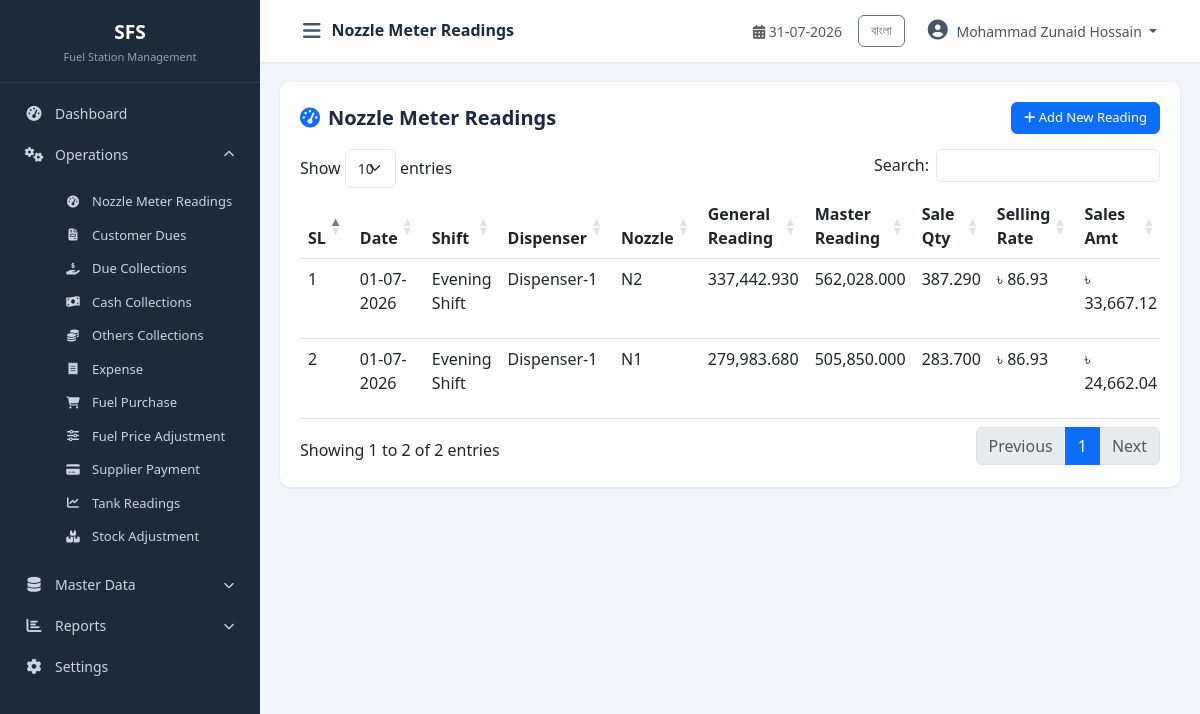
The page /modules/operations/nozzle_reading.php (signed in) on the database its author committed.
### tables this page shows
CREATE TABLE `cfg_companyprofile` (
  `CompanyID` int(11) NOT NULL,
  `CompanyCode` varchar(20) NOT NULL,
  `CompanyName` varchar(200) NOT NULL,
  `CompanyNameBN` varchar(200) DEFAULT NULL,
  `ShortName` varchar(50) DEFAULT NULL,
  `ProprietorName` varchar(150) DEFAULT NULL,
  `ContactPerson` varchar(150) DEFAULT NULL,
  `MobileNo` varchar(20) DEFAULT NULL,
  `PhoneNo` varchar(20) DEFAULT NULL,
  `Email` varchar(100) DEFAULT NULL,
  `Website` varchar(150) DEFAULT NULL,
  `BusinessType` varchar(100) DEFAULT NULL,
  `Address` varchar(500) DEFAULT NULL,
  `City` varchar(100) DEFAULT NULL,
  `District` varchar(100) DEFAULT NULL,
  `PostalCode` varchar(20) DEFAULT NULL,
  `Country` varchar(100) DEFAULT NULL,
  `Logo` varchar(255) DEFAULT NULL,
  `Favicon` varchar(255) DEFAULT NULL,
  `CurrencyCode` varchar(10) DEFAULT 'BDT',
  `CurrencySymbol` varchar(10) DEFAULT '৳',
  `TimeZone` varchar(100) DEFAULT 'Asia/Dhaka',
  `DateFormat` varchar(20) DEFAULT 'dd-MM-yyyy',
  `TimeFormat` varchar(20) DEFAULT '24 Hour',
  `FinancialYearStart` date DEFAULT NULL,
  `FinancialYearEnd` date DEFAULT NULL,
  `DefaultShiftID` int(11) DEFAULT NULL,
  `DefaultLanguage` varchar(20) DEFAULT 'English',
  `AllowNegativeStock` bit(1) DEFAULT b'0',
  `AutoBackup` bit(1) DEFAULT b'1',
  `BackupPath` varchar(500) DEFAULT NULL,
  `CreatedBy` int(11) DEFAULT NULL,
  `CreatedAt` datetime DEFAULT current_timestamp(),
  `UpdatedBy` int(11) DEFAULT NULL,
  `UpdatedAt` datetime DEFAULT NULL,
  `IsActive` bit(1) DEFAULT b'1',
  `IsDeleted` bit(1) DEFAULT b'0'
);

CREATE TABLE `trx_nozzlereading` (
  `NozzleReadingID` int(11) NOT NULL,
  `ReadingDate` date NOT NULL,
  `ShiftID` int(11) NOT NULL COMMENT 'Logical FK -> mst_Shift.ShiftID',
  `StationID` int(11) NOT NULL COMMENT 'Logical FK -> mst_Station.StationID',
  `DisID` int(11) NOT NULL COMMENT 'Logical FK -> mst_Pump.PumpID',
  `NozzleID` int(11) NOT NULL COMMENT 'Logical FK -> mst_Nozzle.NozzleID',
  `GeneralReading` decimal(14,3) NOT NULL,
  `MasterReading` decimal(14,3) NOT NULL,
  `PreviousGeneral` decimal(14,3) NOT NULL DEFAULT 0.000,
  `PreviousMaster` decimal(14,3) NOT NULL DEFAULT 0.000,
  `DiffGeneral` decimal(14,3) GENERATED ALWAYS AS (`GeneralReading` - `PreviousGeneral`) STORED,
  `DiffMaster` decimal(14,3) GENERATED ALWAYS AS (`MasterReading` - `PreviousMaster`) STORED,
  `Notes` varchar(255) DEFAULT NULL,
  `RecordedAt` datetime NOT NULL DEFAULT current_timestamp(),
  `CreatedBy` int(11) DEFAULT NULL,
  `CreatedAt` datetime NOT NULL DEFAULT current_timestamp(),
  `UpdatedBy` int(11) DEFAULT NULL,
  `UpdatedAt` datetime NOT NULL DEFAULT current_timestamp() ON UPDATE current_timestamp(),
  `IsActive` tinyint(1) NOT NULL DEFAULT 1,
  `IsDeleted` tinyint(1) NOT NULL DEFAULT 0,
  `SaleQuantity` decimal(18,3) NOT NULL DEFAULT 0.000,
  `SellingRate` decimal(18,3) NOT NULL DEFAULT 0.000,
  `PurchaseRate` decimal(18,3) NOT NULL DEFAULT 0.000,
  `SalesAmt` decimal(18,2) NOT NULL DEFAULT 0.00,
  `CommissionRate` decimal(18,3) NOT NULL DEFAULT 0.000,
  `CommissionAmt` decimal(18,2) NOT NULL DEFAULT 0.00
);

CREATE TABLE `mst_shift` (
  `ShiftID` int(11) NOT NULL,
  `ShiftName` varchar(100) NOT NULL,
  `StartTime` time DEFAULT NULL,
  `EndTime` time DEFAULT NULL,
  `CreatedBy` int(11) DEFAULT NULL,
  `CreatedAt` datetime NOT NULL DEFAULT current_timestamp(),
  `UpdatedBy` int(11) DEFAULT NULL,
  `UpdatedAt` datetime NOT NULL DEFAULT current_timestamp() ON UPDATE current_timestamp(),
  `IsActive` tinyint(1) NOT NULL DEFAULT 1,
  `IsDeleted` tinyint(1) NOT NULL DEFAULT 0
);

CREATE TABLE `mst_dispenser` (
  `DisID` int(11) NOT NULL,
  `DisName` varchar(100) NOT NULL,
  `DisCode` varchar(30) DEFAULT NULL,
  `CreatedBy` int(11) DEFAULT NULL,
  `CreatedAt` datetime NOT NULL DEFAULT current_timestamp(),
  `UpdatedBy` int(11) DEFAULT NULL,
  `UpdatedAt` datetime NOT NULL DEFAULT current_timestamp() ON UPDATE current_timestamp(),
  `IsActive` tinyint(1) NOT NULL DEFAULT 1,
  `IsDeleted` tinyint(1) NOT NULL DEFAULT 0
);

CREATE TABLE `mst_nozzle` (
  `NozzleID` int(11) NOT NULL,
  `DisID` int(11) NOT NULL COMMENT 'Logical FK -> mst_Pump.PumpID',
  `NozzleNo` int(11) NOT NULL,
  `FuelTypeID` int(11) NOT NULL COMMENT 'Logical FK -> mst_FuelType.FuelTypeID',
  `TankGroupID` int(11) DEFAULT NULL COMMENT 'Logical FK -> mst_TankGroup.TankGroupID',
  `OpeningGeneral` decimal(14,3) NOT NULL DEFAULT 0.000,
  `NozzleName` varchar(50) NOT NULL DEFAULT '',
  `OpeningMaster` decimal(14,3) NOT NULL DEFAULT 0.000,
  `CreatedBy` int(11) DEFAULT NULL,
  `CreatedAt` datetime NOT NULL DEFAULT current_timestamp(),
  `UpdatedBy` int(11) DEFAULT NULL,
  `UpdatedAt` datetime NOT NULL DEFAULT current_timestamp() ON UPDATE current_timestamp(),
  `IsActive` tinyint(1) NOT NULL DEFAULT 1,
  `IsDeleted` tinyint(1) NOT NULL DEFAULT 0
);

### includes/Query.php (called while the page is built, shortened)
<?php
class Query
{
    private $pdo;
    private static $instance = null;
    public function __construct($host = DB_HOST, $dbname = DB_NAME, $username = DB_USER, $password = DB_PASS, $charset = 'utf8mb4')
    {
        $dsn = "mysql:host={$host};dbname={$dbname};charset={$charset}";
        $options = [
            PDO::ATTR_ERRMODE            => PDO::ERRMODE_EXCEPTION,
            PDO::ATTR_DEFAULT_FETCH_MODE => PDO::FETCH_OBJ,
            PDO::ATTR_EMULATE_PREPARES   => false,
        ];
        try {
            $this->pdo = new PDO($dsn, $username, $password, $options);
        } catch (PDOException $e) {
            die("Database Connection Failed: " . $e->getMessage());
        }
    }
    public static function getInstance()
    {
        if (self::$instance === null) {
            self::$instance = new self();
        }
        return self::$instance;
    }
    public function index($sql, $params = [])
    {
        try {
            $this->stmt = $this->pdo->prepare($sql);
            $this->stmt->execute($params);
            return $this->stmt->fetchAll(PDO::FETCH_OBJ);
        } catch (PDOException $e) {
            die("Query Error: " . $e->getMessage() . "<br>SQL: " . $sql);
        }
    }
}

### config/database.php (called while the page is built, shortened)
<?php
require_once __DIR__ . '/../includes/Query.php';
$objQuery = Query::getInstance();

### includes/functions.php (called while the page is built, shortened)
<?php
function db()
{
    global $objQuery;
    return $objQuery;
}
function getCompanyInfo($key = null)
{
    $sql = "SELECT * FROM cfg_companyprofile WHERE CompanyID = 1 AND IsActive = 1 AND IsDeleted = 0";
    $data = db()->index($sql);
    if (!empty($data)) {
        $company = $data[0];
        return $company;
    }
    return null;
}
function getSetting($key)
{
    $sql = "SELECT SettingValue FROM cfg_systemsetting WHERE SettingKey = ? AND IsActive = 1 AND IsDeleted = 0";
    $data = db()->index($sql, [$key]);
    if (!empty($data)) {
        return $data[0]->SettingValue;
    }
    return null;
}
function formatDate($date, $format = 'd-m-Y')
{
    $timestamp = strtotime($date);
    return date($format, $timestamp);
}
function getUserName()
{
    return $_SESSION['user_name'] ?? null;
}
function currentLang()
{
    return $_SESSION['lang'] ?? 'en';
}
function t($key)
{
    $lang = currentLang();
    return $translations[$lang][$key] ?? $key;
}

### modules/operations/nozzle_reading.php (the view, shortened to what this page needs)
<?php
$pageTitle = 'Nozzle Meter Readings';
require_once __DIR__ . '/../../includes/header.php';
require_once __DIR__ . '/../../includes/sidebar.php';
$data = $objQuery->index("SELECT nr.*, s.ShiftName, d.DisName, n.NozzleName FROM trx_nozzlereading nr LEFT JOIN mst_shift s ON nr.ShiftID=s.ShiftID LEFT JOIN mst_dispenser d ON nr.DisID=d.DisID LEFT JOIN mst_nozzle n ON nr.NozzleID=n.NozzleID WHERE nr.IsDeleted=0 ORDER BY nr.ReadingDate DESC, nr.NozzleReadingID DESC");
$isMeterReadingReadOnlySetting = getSetting('IsMeterReadingReadOnly');
?>
<div class="table-container">
    <div class="table-header">
        <h5><i class="fas fa-tachometer-alt text-primary me-2"></i><?php echo t('Nozzle Meter Readings'); ?></h5>
        <button class="btn btn-primary btn-sm" data-bs-toggle="modal" data-bs-target="#addModal"><i class="fas fa-plus"></i> Add New Reading</button>
    </div>
    <table class="table table-hover datatable">
        <thead><tr><th>SL</th><th>Date</th><th>Shift</th><th>Dispenser</th><th>Nozzle</th><th>General Reading</th><th>Master Reading</th><th>Sale Qty</th><th>Selling Rate</th><th>Sales Amt</th><th>Actions</th></tr></thead>
        <tbody><?php $sl=1; foreach($data as $row): ?><tr>
            <td><?php echo $sl++; ?></td>
            <td><?php echo formatDate($row->ReadingDate); ?></td>
            <td><?php echo htmlspecialchars($row->ShiftName ?? 'N/A'); ?></td>
            <td><?php echo htmlspecialchars($row->DisName ?? 'N/A'); ?></td>
            <td><?php echo htmlspecialchars($row->NozzleName ?? 'N/A'); ?></td>
            <td><?php echo number_format($row->GeneralReading, 3); ?></td>
            <td><?php echo number_format($row->MasterReading, 3); ?></td>
            <td><?php echo number_format($row->SaleQuantity, 3); ?></td>
            <td><?php echo $currencySymbol.' '.number_format($row->SellingRate, 2); ?></td>
            <td><?php echo $currencySymbol.' '.number_format($row->SalesAmt, 2); ?></td>
        </tr><?php endforeach; ?></tbody>
    </table>
</div>
<?php require_once __DIR__ . '/../../includes/footer.php'; ?>

### includes/sidebar.php (shortened to what this page needs)
<?php
$currentPage = basename($_SERVER['PHP_SELF']);
$langToggle = currentLang() === 'bn' ? 'en' : 'bn';
$langLabel = currentLang() === 'bn' ? 'English' : 'বাংলা';
?>
<nav id="sidebar" class="sidebar">
    <div class="sidebar-header">
        <h5 class="mb-0"><?php echo $shortName ?? 'FDP'; ?></h5>
        <small class="text-muted"><?php echo t('Fuel Station Management'); ?></small>
    </div>
    <ul class="nav flex-column">
        <li class="nav-item">
            <a class="nav-link <?php echo ($currentPage == 'dashboard.php' || $currentPage == 'index.php') ? 'active' : ''; ?>" href="<?php echo BASE_URL; ?>dashboard.php">
                <i class="fas fa-tachometer-alt"></i> <span><?php echo t('Dashboard'); ?></span>
            </a>
        </li>
        <li class="nav-item">
            <a class="nav-link" data-bs-toggle="collapse" href="#operationsMenu" role="button" aria-expanded="true">
                <i class="fas fa-cogs"></i> <span><?php echo t('Operations'); ?></span>
                <i class="fas fa-chevron-down ms-auto"></i>
            </a>
            <div class="collapse show" id="operationsMenu">
                <ul class="nav flex-column ms-3">
                    <li class="nav-item"><a class="nav-link small" href="<?php echo BASE_URL; ?>modules/operations/nozzle_reading.php"><i class="fas fa-tachometer-alt"></i> <?php echo t('Nozzle Meter Readings'); ?></a></li>
                    <li class="nav-item"><a class="nav-link small" href="<?php echo BASE_URL; ?>modules/operations/customer_due.php"><i class="fas fa-file-invoice"></i> <?php echo t('Customer Dues'); ?></a></li>
                    <li class="nav-item"><a class="nav-link small" href="<?php echo BASE_URL; ?>modules/operations/due_collection.php"><i class="fas fa-hand-holding-usd"></i> <?php echo t('Due Collections'); ?></a></li>
                    <li class="nav-item"><a class="nav-link small" href="<?php echo BASE_URL; ?>modules/operations/cash_collection.php"><i class="fas fa-money-bill-wave"></i> <?php echo t('Cash Collections'); ?></a></li>
                    <li class="nav-item"><a class="nav-link small" href="<?php echo BASE_URL; ?>modules/operations/others_collection.php"><i class="fas fa-coins"></i> <?php echo t('Others Collections'); ?></a></li>
                    <li class="nav-item"><a class="nav-link small" href="<?php echo BASE_URL; ?>modules/operations/expense.php"><i class="fas fa-receipt"></i> <?php echo t('Expense'); ?></a></li>
                    <li class="nav-item"><a class="nav-link small" href="<?php echo BASE_URL; ?>modules/operations/fuel_purchase.php"><i class="fas fa-shopping-cart"></i> <?php echo t('Fuel Purchase'); ?></a></li>
                    <li class="nav-item"><a class="nav-link small" href="<?php echo BASE_URL; ?>modules/operations/fuel_price_adjustment.php"><i class="fas fa-sliders-h"></i> <?php echo t('Fuel Price Adjustment'); ?></a></li>
                    <li class="nav-item"><a class="nav-link small" href="<?php echo BASE_URL; ?>modules/operations/supplier_payment.php"><i class="fas fa-credit-card"></i> <?php echo t('Supplier Payment'); ?></a></li>
                    <li class="nav-item"><a class="nav-link small" href="<?php echo BASE_URL; ?>modules/operations/tank_reading.php"><i class="fas fa-chart-line"></i> <?php echo t('Tank Readings'); ?></a></li>
                    <li class="nav-item"><a class="nav-link small" href="<?php echo BASE_URL; ?>modules/operations/stock_adjustment.php"><i class="fas fa-boxes"></i> <?php echo t('Stock Adjustment'); ?></a></li>
                </ul>
            </div>
        </li>
        <li class="nav-item">
          <a class="nav-link collapsed" data-bs-toggle="collapse" href="#masterDataMenu" role="button" aria-expanded="false">
                <i class="fas fa-database"></i> <span><?php echo t('Master Data'); ?></span>
                <i class="fas fa-chevron-down ms-auto"></i>
            </a>
        </li>
        <li class="nav-item">
            <a class="nav-link" data-bs-toggle="collapse" href="#reportsMenu" role="button" aria-expanded="false">
                <i class="fas fa-chart-bar"></i> <span><?php echo t('Reports'); ?></span>
                <i class="fas fa-chevron-down ms-auto"></i>
            </a>
        </li>
        <li class="nav-item">
            <a class="nav-link" href="#">
                <i class="fas fa-cog"></i> <span><?php echo t('Settings'); ?></span>
            </a>
        </li>
    </ul>
</nav>
<div id="content-wrapper">
    <nav class="navbar navbar-expand-lg top-navbar">
        <div class="container-fluid">
            <button type="button" id="sidebarCollapse" class="btn btn-link">
                <i class="fas fa-bars"></i>
            </button>
            <span class="navbar-brand mb-0 h1"><?php echo t($pageTitle ?? 'Dashboard'); ?></span>
            <div class="ms-auto d-flex align-items-center">
                <span class="me-3 text-muted small">
                    <i class="fas fa-calendar-alt"></i> <?php echo date('d-m-Y'); ?>
                </span>
                <div class="dropdown">
                    <a class="btn btn-sm btn-outline-secondary me-2" href="?lang=<?php echo $langToggle; ?>"><?php echo $langLabel; ?></a>
                    <button class="btn btn-link dropdown-toggle" type="button" data-bs-toggle="dropdown">
                        <i class="fas fa-user-circle"></i> <?php echo getUserName() ?? 'User'; ?>
                    </button>
                </div>
            </div>
        </div>
    </nav>
    <div id="main-content" class="container-fluid">

### rows shown on the page
cfg_companyprofile: ShortName "SFS", CurrencySymbol "৳"
trx_nozzlereading: ReadingDate "01-07-2026", ShiftID.ShiftName "Evening Shift", DisID.DisName "Dispenser-1", NozzleID.NozzleName "N2", GeneralReading "337,442.930", MasterReading "562,028.000", SaleQuantity "387.290", SellingRate "86.93", SalesAmt "33,667.12"
trx_nozzlereading: ReadingDate "01-07-2026", ShiftID.ShiftName "Evening Shift", DisID.DisName "Dispenser-1", NozzleID.NozzleName "N1", GeneralReading "279,983.680", MasterReading "505,850.000", SaleQuantity "283.700", SellingRate "86.93", SalesAmt "24,662.04"

### other values the page prints
t('Fuel Station Management') "Fuel Station Management"
t('Dashboard') "Dashboard"
t('Operations') "Operations"
t('Nozzle Meter Readings') "Nozzle Meter Readings"
t('Customer Dues') "Customer Dues"
t('Due Collections') "Due Collections"
t('Cash Collections') "Cash Collections"
t('Others Collections') "Others Collections"
t('Expense') "Expense"
t('Fuel Purchase') "Fuel Purchase"
t('Fuel Price Adjustment') "Fuel Price Adjustment"
t('Supplier Payment') "Supplier Payment"
t('Tank Readings') "Tank Readings"
t('Stock Adjustment') "Stock Adjustment"
t('Master Data') "Master Data"
